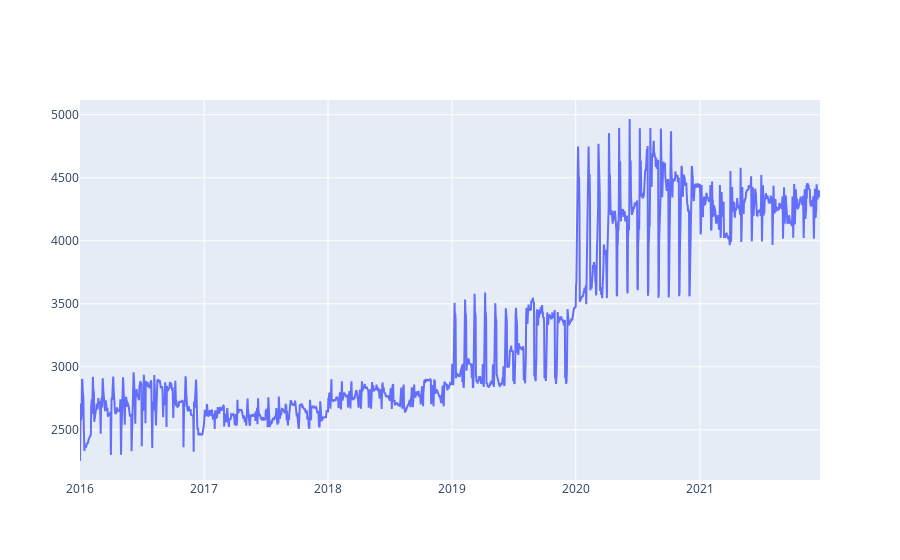

Notebook code for this chart:
### Markdown cell above
### Check trend using plotly lib

### Code cell
import plotly.graph_objects as go

fig = go.Figure(data=go.Scatter(x=data['DATE'],y=data['Price'], mode='lines'))
fig.show()
plt.savefig('C:\\Users\\priya\\Desktop\\img1')

### Figure 1 — Plotly figure (JSON) as saved in the notebook; plotly's stock layout.template omitted (floating-point values rounded to 4 significant figures; data arrays with more than 128 entries replaced by an {"elided": "..."} marker saying what was removed)
{"data": [{"mode": "lines", "type": "scatter", "x": {"elided": "2182 str values"}, "y": {"elided": "2182 float values"}}], "layout": {}}
